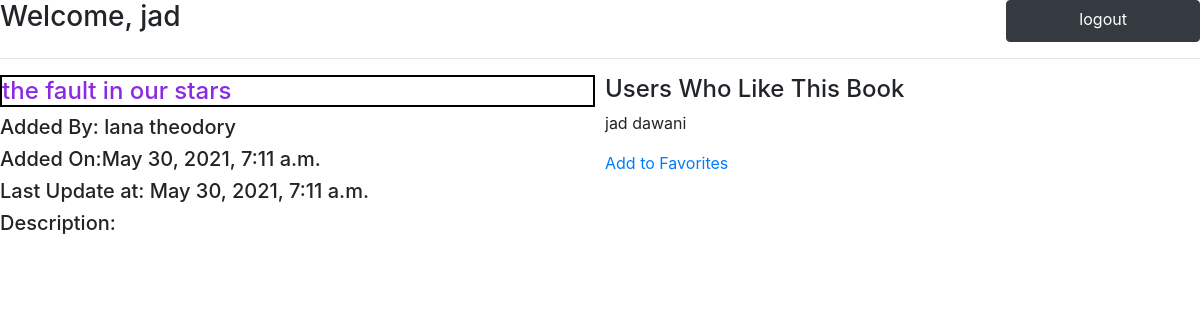
Page /books/3 (signed in) on the committed database.
### fav_app/models.py (models this page shows)
class User(models.Model):
    first_name = models.CharField(max_length=45)
    last_name = models.CharField(max_length=45)
    email = models.CharField(max_length=45)
    password =models.CharField(max_length=45)
    created_at = models.DateTimeField(auto_now_add=True)
    updated_at = models.DateTimeField(auto_now=True)
    objects = UserManager()

class Book(models.Model):
    title = models.CharField(max_length=255)
    description = models.TextField()
    uploded_by =models.ForeignKey(User,related_name="books_uploded",on_delete=models.CASCADE)
    users_who_like= models.ManyToManyField(User,related_name="liked_books")
    created_at = models.DateTimeField(auto_now_add=True)
    updated_at = models.DateTimeField(auto_now=True)
    objects = BookManager()

### fav_app/views.py (the view)
# urls.py: path('books/<int:id>',views.view_book),
def view_book(request,id):
    contet={
            'first_name':request.session['first_name'],
            'user':User.objects.all(),
            'book':Book.objects.get(id=id),
        }
    return render(request,'showbook.html',contet)

### fav_app/templates/showbook.html (shortened to what this page needs)
<!DOCTYPE html>
<html lang="en">
<head>
    <link rel="stylesheet" href="https://cdn.jsdelivr.net/npm/bootstrap@4.6.0/dist/css/bootstrap.min.css">
</head>
<body>
    <nav>
        <h3>Welcome, {{first_name}}{{last_name}} </h3>
        <a class="btn btn-dark" data-toggle="collapse" href="/logout" role="button" aria-expanded="false" aria-controls="multiCollapseExample1">logout</a>
</nav>
<hr>
<section>
{% if request.session.user != book.uploded_by.id %}
    <div id="book">
        <h4 style="color: blueviolet;">{{book.title}}</h4>
        <h5 >Added By: {{ book.uploded_by.first_name }} {{ book.uploded_by.last_name }}</h5>
        <h5 >Added On:{{book.created_at}} </h5>
        <h5>Last Update at: {{book.updated_at}}</h5>
        <h5>Description: {{book.description}}</h5>
    </div>
    <div class="books">
        <h4>Users Who Like This Book</h4>
        {% for user in book.users_who_like.all %}
        <p>{{ user.first_name }} {{ user.last_name }}</p>
        {%endfor%}
        <a href="/addfav/{{book.id}}">Add to Favorites</a>
    </div>
    {%endif%}
</section>
</body>
</html>

### fav_app/templates/showbook.html (style rules this page uses)
a { flex: 1; }
nav { display: flex; }
nav h3 { flex: 6; }
section { display: flex; }
#book { flex: 1; }
.books { flex:1; padding-left:10px ; }
#book h4 { border: 2px solid black; }

### rows in the picture
User: first_name "jad", last_name "dawani"
Book: title "the fault in our stars", uploded_by.first_name "lana", uploded_by.last_name "theodory", created_at "May 30, 2021, 7:11 a.m.", updated_at "May 30, 2021, 7:11 a.m."
